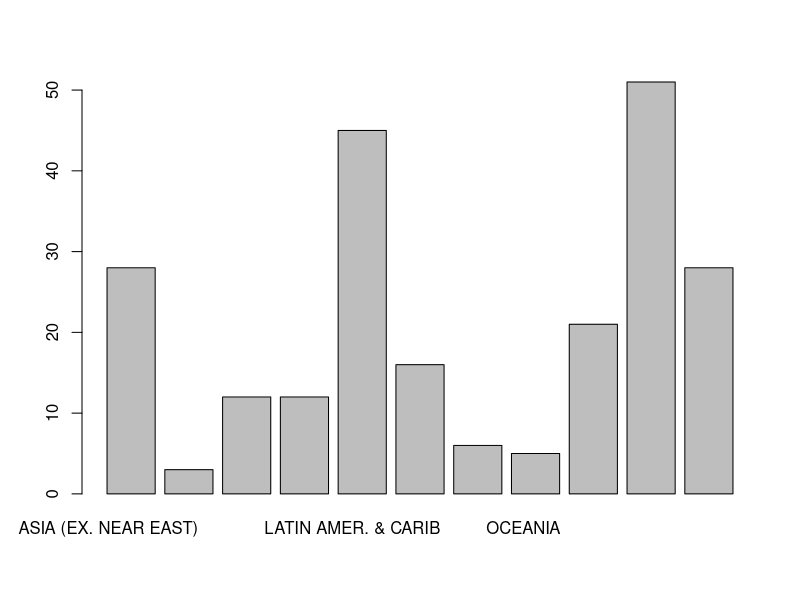
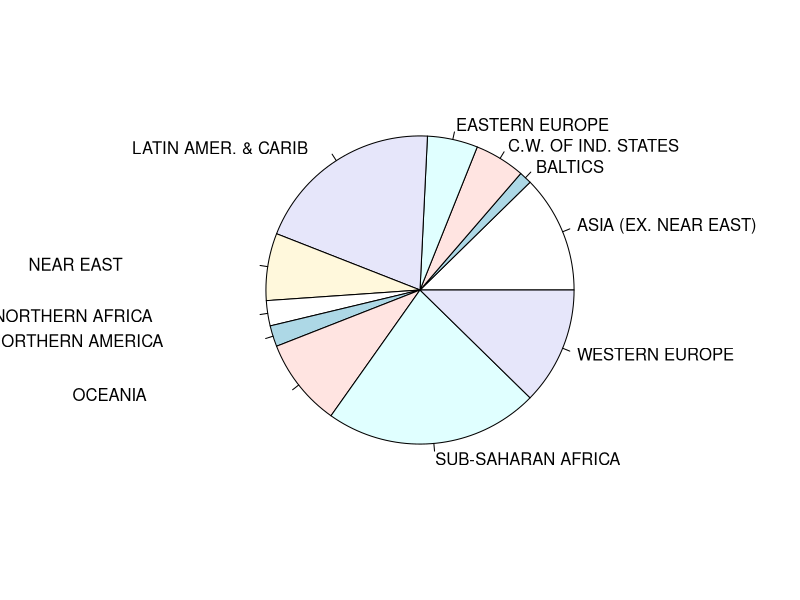
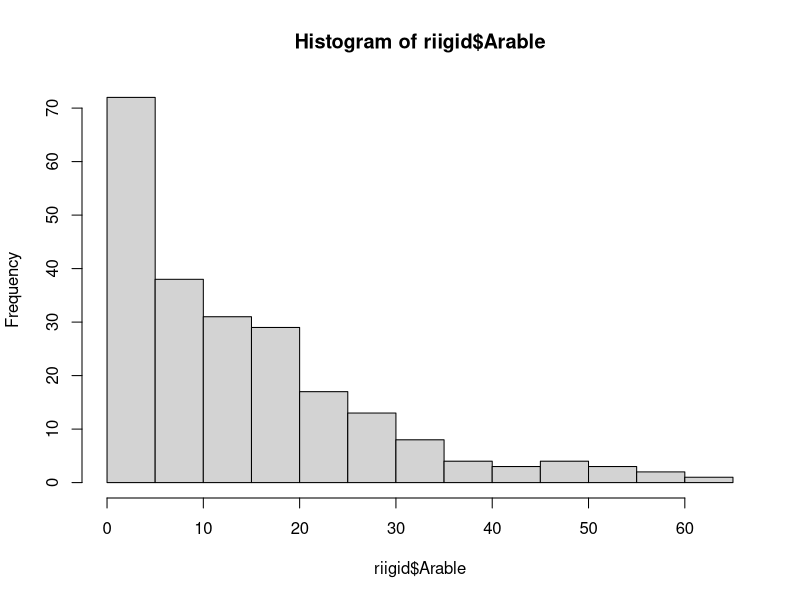
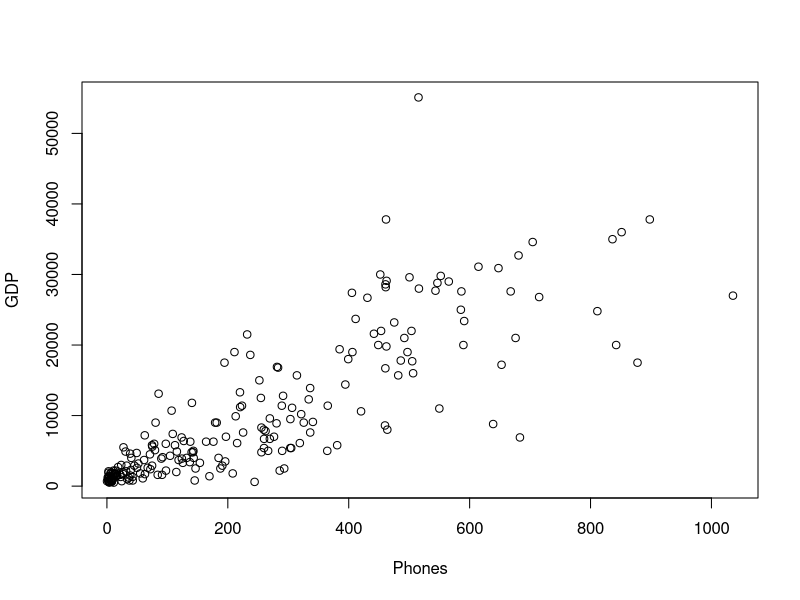
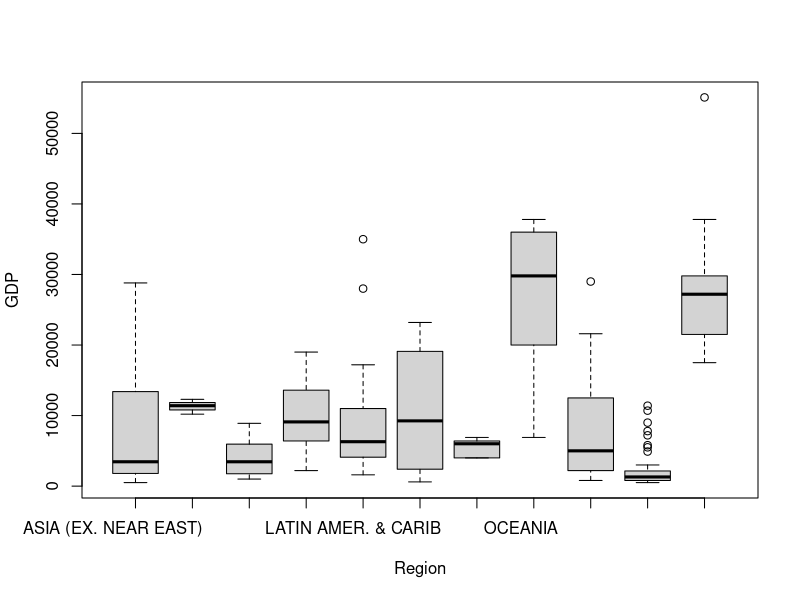
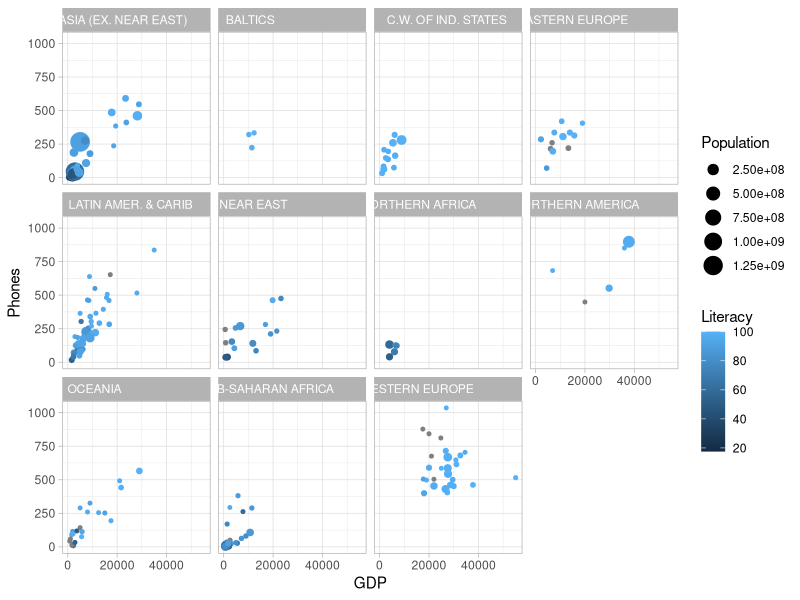
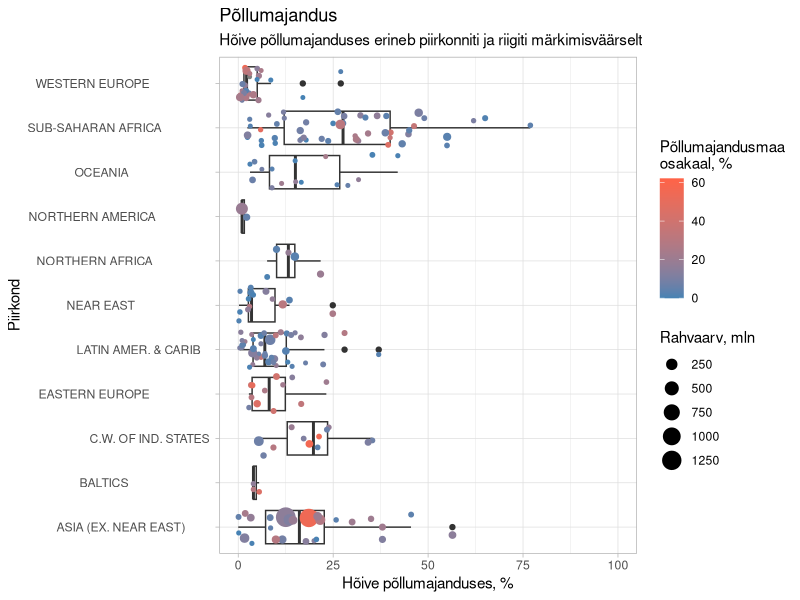

Reproduce these figures in R, in order.
## ---- chunk 1
library('magrittr') # Laadime laienduse toru kasutamiseks
riigid <- read.csv('andmed/countries.csv')
names(riigid) %<>% strsplit('\\.') %>% sapply(`[`, 1) # Jätame veerunimetustes alles vaid enne punkti oleva
## ---- chunk 2
table(riigid$Region) %>% barplot
table(riigid$Region) %>% pie
## ---- chunk 3
hist(riigid$Arable)
plot(GDP ~ Phones, riigid)
boxplot(GDP ~ Region, riigid)
## ---- chunk 4
#| column: page-right
#| fig-width: 10
#| fig-height: 5
library('ggplot2')
ggplot(riigid) + 
  aes(x = GDP, y = Phones, size = Population, color = Literacy) + 
  geom_point() + 
  facet_wrap(~Region) + 
  theme_light()
## ---- chunk 5
#| column: page-right
#| fig-width: 10
#| fig-height: 5
library('ggplot2')
ggplot(riigid) + 
  aes(x = Region, y = Agriculture*100, color = Arable) + 
  coord_flip() + 
  ylim(c(0,100)) +
  geom_boxplot() + 
  geom_jitter(aes(size = Population/1e6)) + 
  labs(title = "Põllumajandus", 
       subtitle = "Hõive põllumajanduses erineb piirkonniti ja riigiti märkimisväärselt", 
       x = "Piirkond", y = "Hõive põllumajanduses, %", 
       size = "Rahvaarv, mln", 
       color = "Põllumajandusmaa\nosakaal, %") + 
  scale_color_gradient(low = 'steelblue', high = 'tomato') + 
  theme_light()
